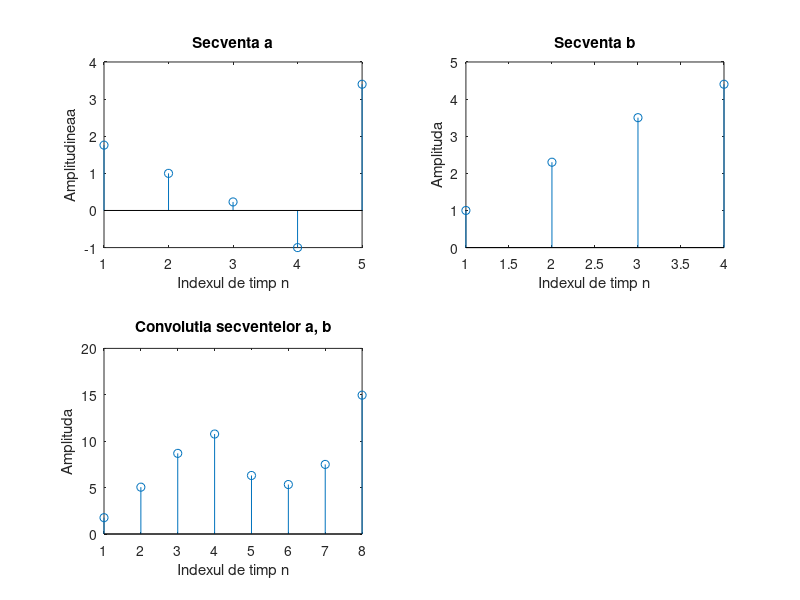

Write the MATLAB code that produced this figure.
a=[1.76  1  0.23  -1  3.4];
b=[1 2.3 3.5 4.4];
d=5;
n=1:1:d;
c=4;
l=1:1:c;
subplot(2,2,1);
stem(n, a);
xlabel('Indexul de timp n'); ylabel('Amplitudineaa')
title('Secventa a')
subplot(2,2,2);
stem(l,b);
xlabel('Indexul de timp n'); ylabel('Amplituda')
title('Secventa b')

c = conv(a, b);
k = 1:1:8;
m = 8;

subplot(2, 2, 3)
stem(k, c)
xlabel('Indexul de timp n'); ylabel('Amplituda')
title('Convolutia secventelor a, b')